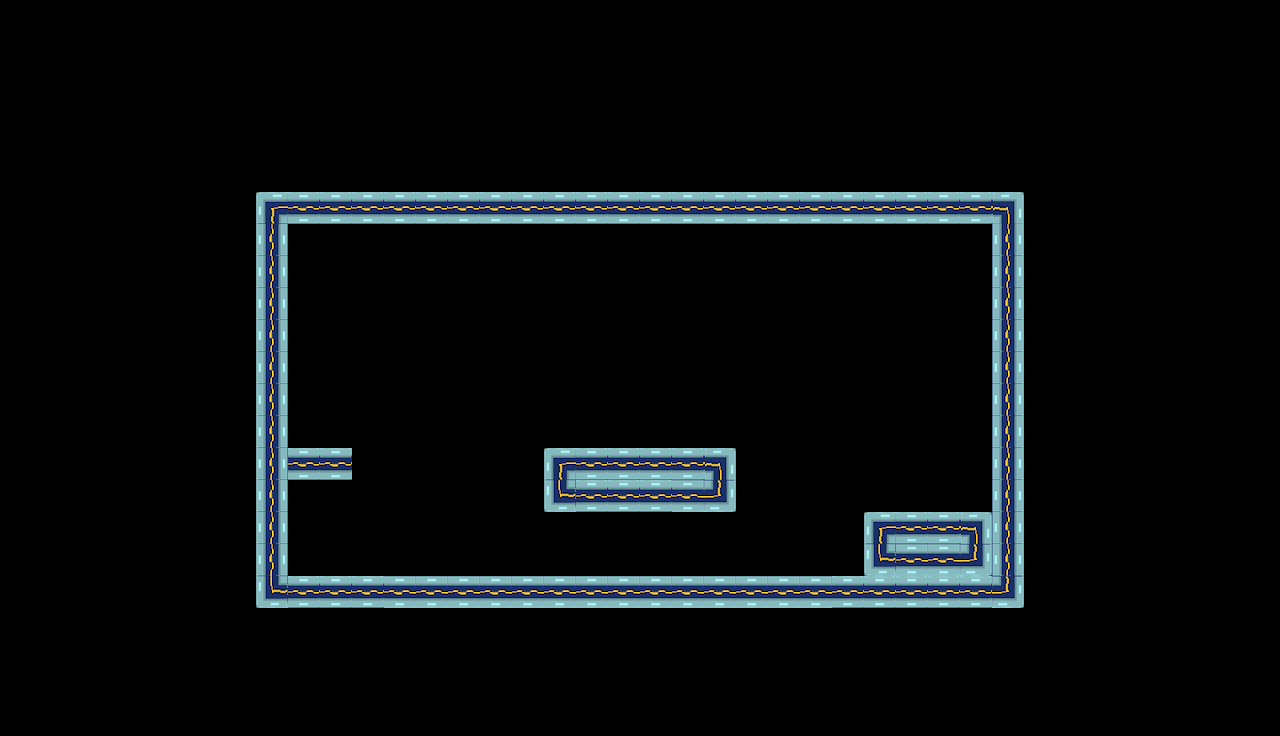

This game map was drawn from its Tiled (.tmx) file and the tilesets committed beside it. A one-line description and the trimmed map source follow:
An orthogonal 40x23 tile map with 32x32 px tiles, 2 tile layers (background, platforms) and 11 objects (3x BackObject, 2x Trampoline, PlayerStart1, PlayerStart2, Exit, ...).

<map version="1.0" tiledversion="1.0.3" orientation="orthogonal" renderorder="right-down" width="40" height="23" tilewidth="32" tileheight="32" nextobjectid="45">
 <properties>
  <property name="Back" value="back2" />
  <property name="Title" value="Cyborg Miller with a Half Twist" />
  <property name="backOffX" type="int" value="0" />
  <property name="backOffY" type="int" value="100" />
 </properties>
 <tileset firstgid="1" source="tileset.tsx" />
 <layer name="background" width="40" height="23">
  <data>[920 cells, 1 non-empty, 1 distinct tile ids]</data>
 </layer>
 <layer name="platforms" width="40" height="23">
  <data>[920 cells, 700 non-empty, 9 distinct tile ids]</data>
 </layer>
 <objectgroup name="objects">
  <object id="4" name="P1" type="PlayerStart1" x="315" y="498" width="60" height="77" />
  <object id="5" name="P2" type="PlayerStart2" x="396" y="531" width="47" height="44" />
  <object id="16" name="exit" type="Exit" x="910" y="422" width="64" height="90" />
  <object id="28" name="Tramp1" type="Trampoline" x="-128" y="480" width="48" height="48">
   <properties>
    <property name="static" type="bool" value="true" />
   </properties>
  </object>
  <object id="34" name="switch1" type="Switch" x="-128" y="256" width="48" height="48">
   <properties>
    <property name="startOn" type="bool" value="false" />
    <property name="toggle" type="bool" value="true" />
    <property name="visible" type="bool" value="true" />
   </properties>
  </object>
  <object id="35" name="fan1" type="Fan" x="-256" y="96" width="32" height="32">
   <properties>
    <property name="dir" type="int" value="1" />
    <property name="power" type="int" value="500" />
    <property name="startOn" type="bool" value="false" />
    <property name="switches" value="switch1" />
   </properties>
  </object>
  <object id="40" name="Tramp1" type="Trampoline" x="802.333" y="526.667" width="48" height="48">
   <properties>
    <property name="static" type="bool" value="true" />
   </properties>
  </object>
  <object id="41" name="BackObject" type="BackObject" x="392" y="256" width="180" height="96">
   <properties>
    <property name="frames" type="int" value="3" />
    <property name="speed" type="int" value="5" />
    <property name="sprite" value="meter" />
    <property name="style" type="int" value="2" />
   </properties>
  </object>
  <object id="42" name="BackObject" type="BackObject" x="320" y="384" width="32" height="64">
   <properties>
    <property name="frames" type="int" value="1" />
    <property name="speed" type="int" value="10" />
    <property name="sprite" value="blood3" />
    <property name="style" type="int" value="2" />
   </properties>
  </object>
  <object id="43" name="BackObject" type="BackObject" x="640" y="352" width="128" height="48">
   <properties>
    <property name="frames" type="int" value="1" />
    <property name="speed" type="int" value="10" />
    <property name="sprite" value="blood2" />
    <property name="style" type="int" value="2" />
   </properties>
  </object>
  <object id="44" name="block3" type="Block" x="576" y="416" width="32" height="32" />
 </objectgroup>
</map>